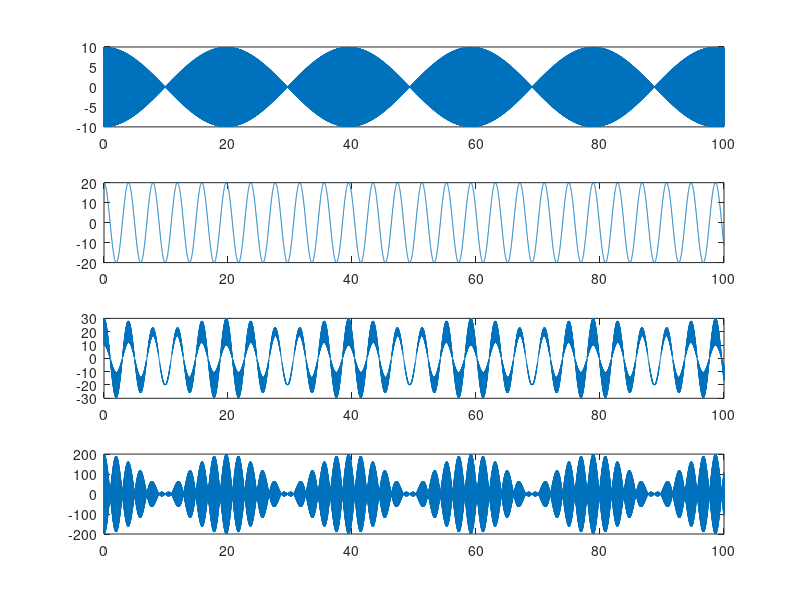

MATLAB code to generate this figure:
t = 0:0.01:100
am = 10
fm = 50
ac = 20
fc = 500
pi = 3.14
p1 = am*cos(2*pi*fm*t)
p2 = ac*cos(2*pi*fc*t)
p3 = (ac + p1).*cos(2*pi*fc*t)
p4 = am*ac*cos(2*pi*fm*t).*cos(2*pi*fc*t)
subplot(4,1,1)
plot(t,p1)
subplot(4,1,2)
plot(t,p2)
subplot(4,1,3)
plot(t,p3)
subplot(4,1,4)
plot(t,p4)